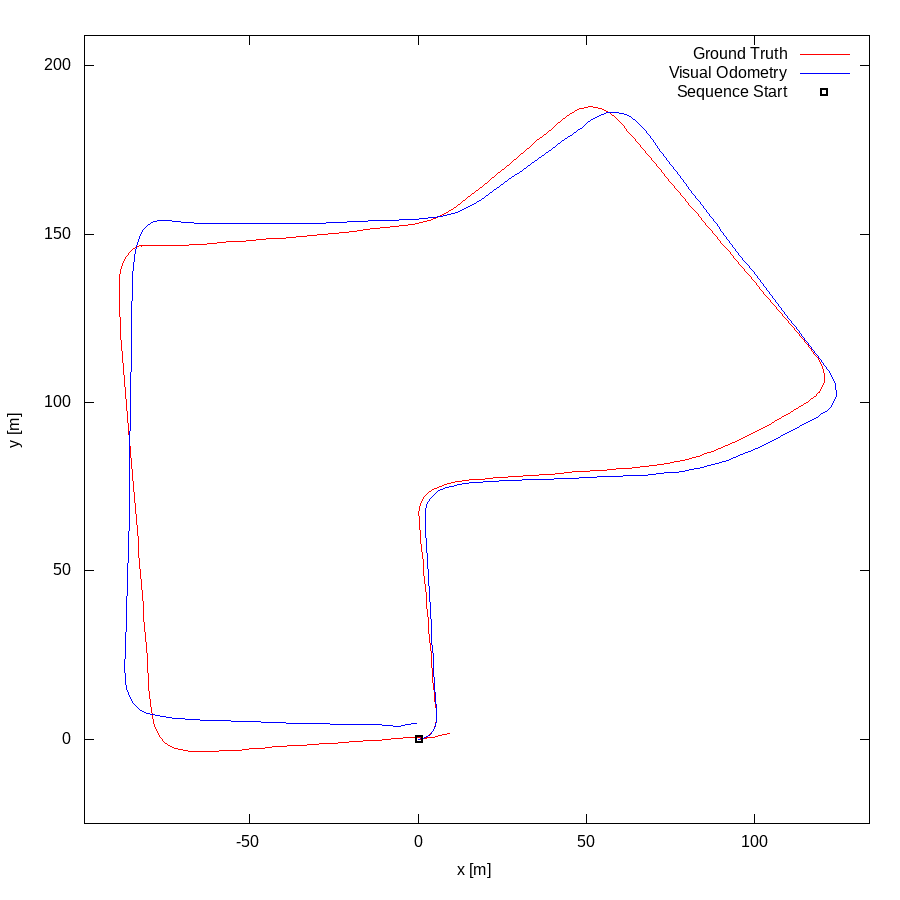

Reproduce this figure in gnuplot.
set term postscript eps enhanced color
set output "07.eps"
set size ratio -1
set xrange [-99:134]
set yrange [-25:209]
set xlabel "x [m]"
set ylabel "y [m]"
plot "07.txt" using 1:2 lc rgb "#FF0000" title 'Ground Truth' w lines,"07.txt" using 3:4 lc rgb "#0000FF" title 'Visual Odometry' w lines,"< head -1 07.txt" using 1:2 lc rgb "#000000" pt 4 ps 1 lw 2 title 'Sequence Start' w points
